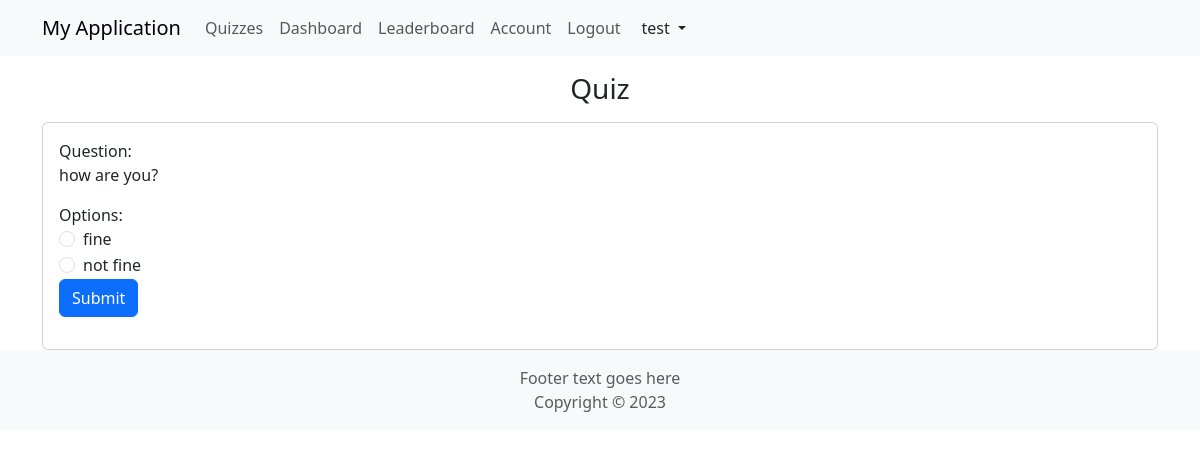
Screenshot of /quiz?id=10 (signed in) with the database file from the repository.
### tables this page shows
CREATE TABLE `questions` (
  `id` int(11) NOT NULL,
  `quiz_id` int(11) NOT NULL,
  `question_text` text NOT NULL
);

CREATE TABLE `options` (
  `id` int(11) NOT NULL,
  `question_id` int(11) NOT NULL,
  `option_text` text NOT NULL,
  `is_correct` tinyint(1) DEFAULT 0
);

### src/Controller/BaseController.php (called while the page is built, shortened)
<?php
class BaseController{
    public function render($view, $params = [])
    {
        return View::render($view, $params);
    }
}

### src/Config/Application.php (called while the page is built, shortened)
<?php
class Application {
    public static string $ROOT_DIR;
    private Router $router;
    function __construct($router, $rootPath)
    {
        self::$ROOT_DIR = $rootPath;
        $this->router = $router;
    }
    function run(){
        try{
            $this->router->dispatch();
        }
        catch(NotFoundException $e){
            $error_page = Application::$ROOT_DIR."/src/View/error.php";
            $this->handleExceptions($e, $error_page);
        }
        catch(\Exception $e){
            $this->handleExceptions($e);
        }
    }
}

### index.php (called while the page is built, shortened)
<?php
$router = new Router();
$router->get('custom', function(){
    echo "This custom route";
});
$router->get('/', [HomeController::class, 'index']);
$router->get('login', [AuthController::class, 'login']);
$router->get('signup', [AuthController::class, 'signup']);
$router->get('logout', [AuthController::class, 'logout']);
$router->post('login', [AuthController::class, 'login']);
$router->post('signup', [AuthController::class, 'signup']);
$router->get('admin/users', [AdminController::class, 'index']);
$router->post('admin/users/update', [AdminController::class, 'updateUser']);
$router->post('admin/users/password', [AdminController::class, 'changeUserPassword']);
$router->get('admin/users/delete', [AdminController::class, 'deleteUser']);
$router->get('quiz', [QuizController::class, 'show']);
$router->get('quizzes', [QuizController::class, 'index']);
$router->get('quiz/delete', [QuizController::class, 'delete']);
$router->post('quiz/update', [QuizController::class, 'update']);
$router->post('quiz/store', [QuizController::class, 'store']);
$router->post('quiz/take', [QuizStudentController::class, 'store']);
$router->post('quiz/take/one', [QuizStudentController::class, 'take']);
$router->post('all', [QuizController::class, 'all']);
$router->get('question/delete', [QuestionController::class, 'delete']);
$router->post('question/store', [QuestionController::class, 'store']);
$router->post('question/update', [QuestionController::class, 'update']);
$router->get('option/delete', [OptionController::class, 'delete']);
$router->post('option/store', [OptionController::class, 'store']);
$router->post('option/update', [OptionController::class, 'update']);
$router->get('leaderboard', [DashboardController::class, 'leaderboard']);
$router->get('dashboard', [DashboardController::class, 'dashboard']);
$router->get('account', [UserController::class, 'index']);
$router->post('account/update', [UserController::class, 'update']);
$router->post('account/password', [UserController::class, 'changePassword']);
$router->post('account/image', [UserController::class, 'changeImage']);
$app = new Application($router, __DIR__);
$app->run();

### src/Config/Database.php (called while the page is built, shortened)
<?php
class Database{
    static public function execute($sql, $sql_parms){
        $db =  Database::connect();
        $smt = $db->prepare($sql);
        $smt->execute($sql_parms);
        $rowCount = $smt->rowCount();
        return $rowCount;
    }
    static public function query($sql, $sql_parms = []){
        $db =  Database::connect();
        $query = null;
        if(empty($sql_parms)){
            $query = $db->query($sql);
        }else{
            $query = $db->prepare($sql);
            $query->execute($sql_parms);
        }
        $data = $query->fetchAll(\PDO::FETCH_ASSOC);
        return $data;
    }
    static public function connect(){
        try{
            return new \PDO(Config::CONFIG['db'],Config::CONFIG['db_user'],Config::CONFIG['db_password']);
        }catch(PDOException $e){
            return null;
        }
    }
}

### src/Model/QuestionModel.php (called while the page is built, shortened)
<?php
class QuestionModel extends Database{
    static function getFirstQuestionOfQuiz($quiz_id){
        $sql = "SELECT * FROM questions WHERE id in (select MIN(id) AS id FROM questions WHERE quiz_id = :quiz_id)";
        return Database::query($sql, [':quiz_id'=>$quiz_id]);
    }
}

### src/Model/OptionModel.php (called while the page is built, shortened)
<?php
class OptionModel extends Database{
    static function getOptions($question_id){
        $sql = "SELECT * FROM `options` WHERE `question_id` = :question_id";
        return Database::query($sql, [':question_id'=>$question_id]);
    }
}

### src/View/quiz/quiz_one.php (the view, shortened to what this page needs)
<div class="container">
	<div class="row">
		<div class="col-md-12">
			<h3 class="text-center mt-3">Quiz</h3>
			<div class="card mt-3">
				<div class="card-body">
					<div id="quiz-form-one">
						<form id="quiz-form" method="POST">
							<div class="form-group">
								<label>Question:</label>
								<p id="question-text"><?= $question['question_text']; ?></p>
							</div>
							<div class="form-group">
								<label>Options:</label>
								<?php foreach($options as $option){
									$i=1;
									?>
									<div class="form-check">
										<input class="form-check-input" type="radio" name="option" id="option<?= $i ;?>" value="<?= $option['id']?>">
										<label class="form-check-label" for="option1" id="option1-text"><?= $option['option_text'] ?></label>
									</div>
								<?php } ?>
							</div>
							<button type="submit" class="btn btn-primary" id="submit-btn">Submit</button>
						</form>
					</div>
				</div>
			</div>
		</div>
	</div>
</div>

### rows the page displays
questions: question_text "how are you?"
options: option_text "fine"
options: option_text "not fine"

### other values shown
$_SESSION['user'] "test"
